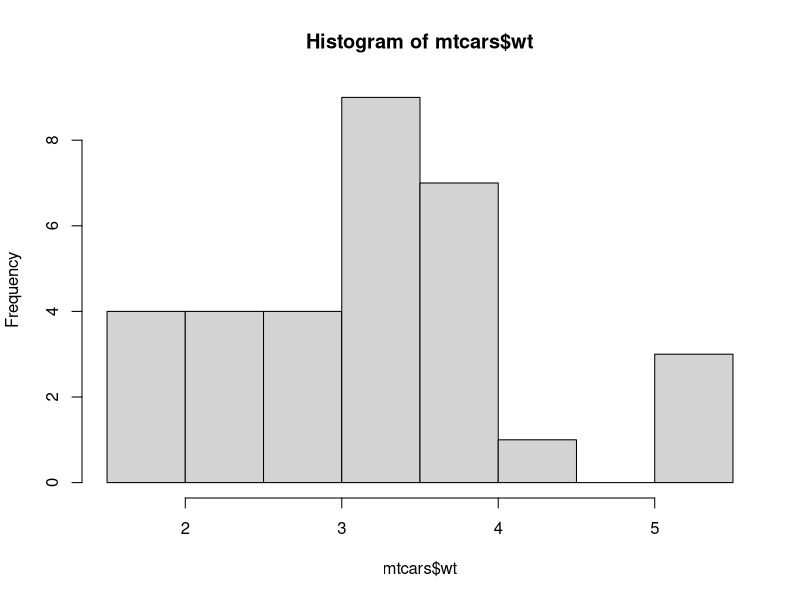
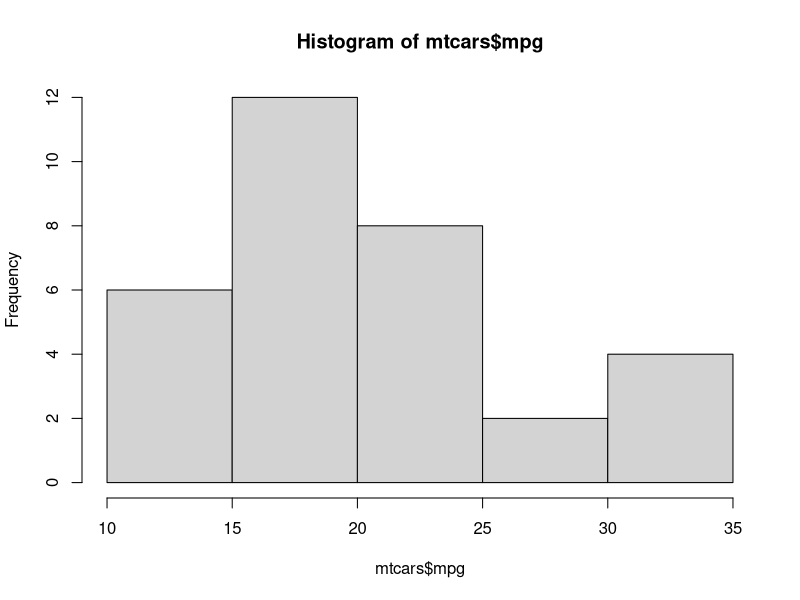
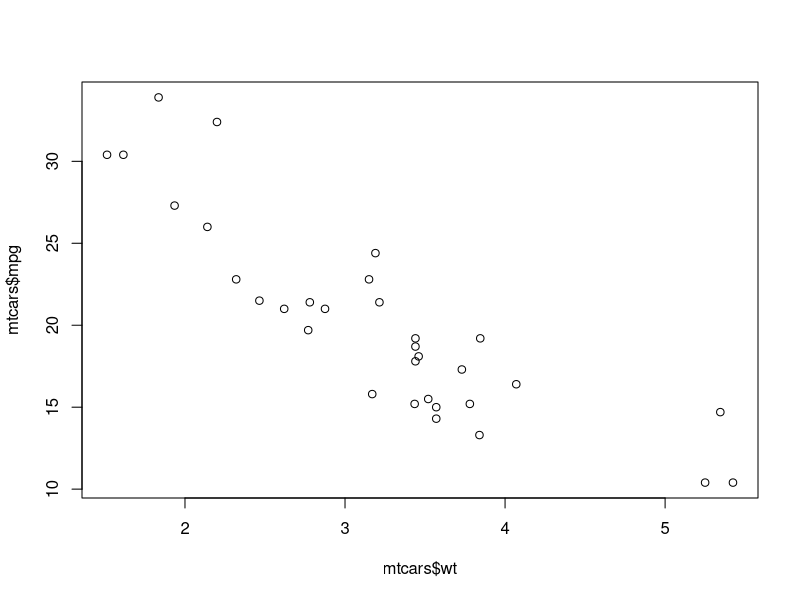
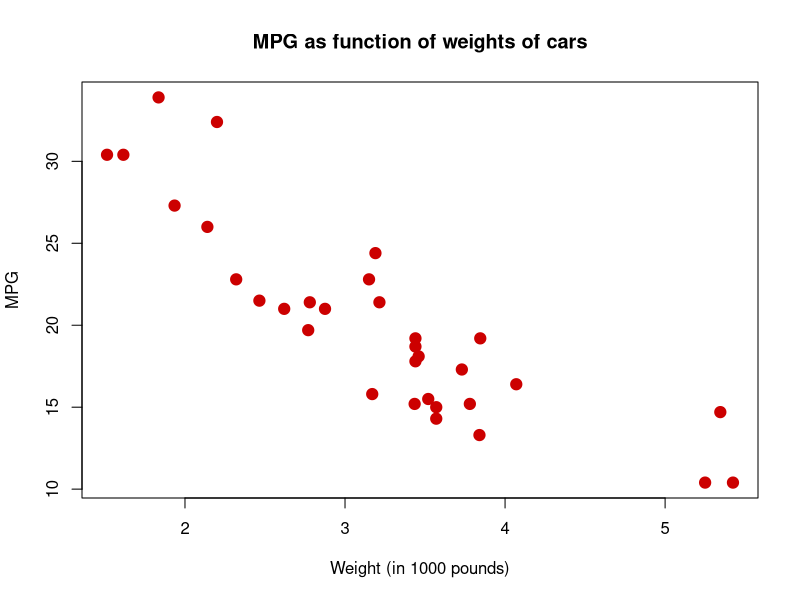

Write R code to recreate these figures, in order.
library(datasets)

?mtcars


head(mtcars)

#good to first check univariate distributions
hist(mtcars$wt)
hist(mtcars$mpg)

#basic x-y plot for two quantitative variables
plot(mtcars$wt, mtcars$mpg)

#add some other options
plot(mtcars$wt, mtcars$mpg,
     pch = 19,
     cex = 1.5,
     col = "#cc0000",
     main = "MPG as function of weights of cars",
     xlab = "Weight (in 1000 pounds)",
     ylab = "MPG")
